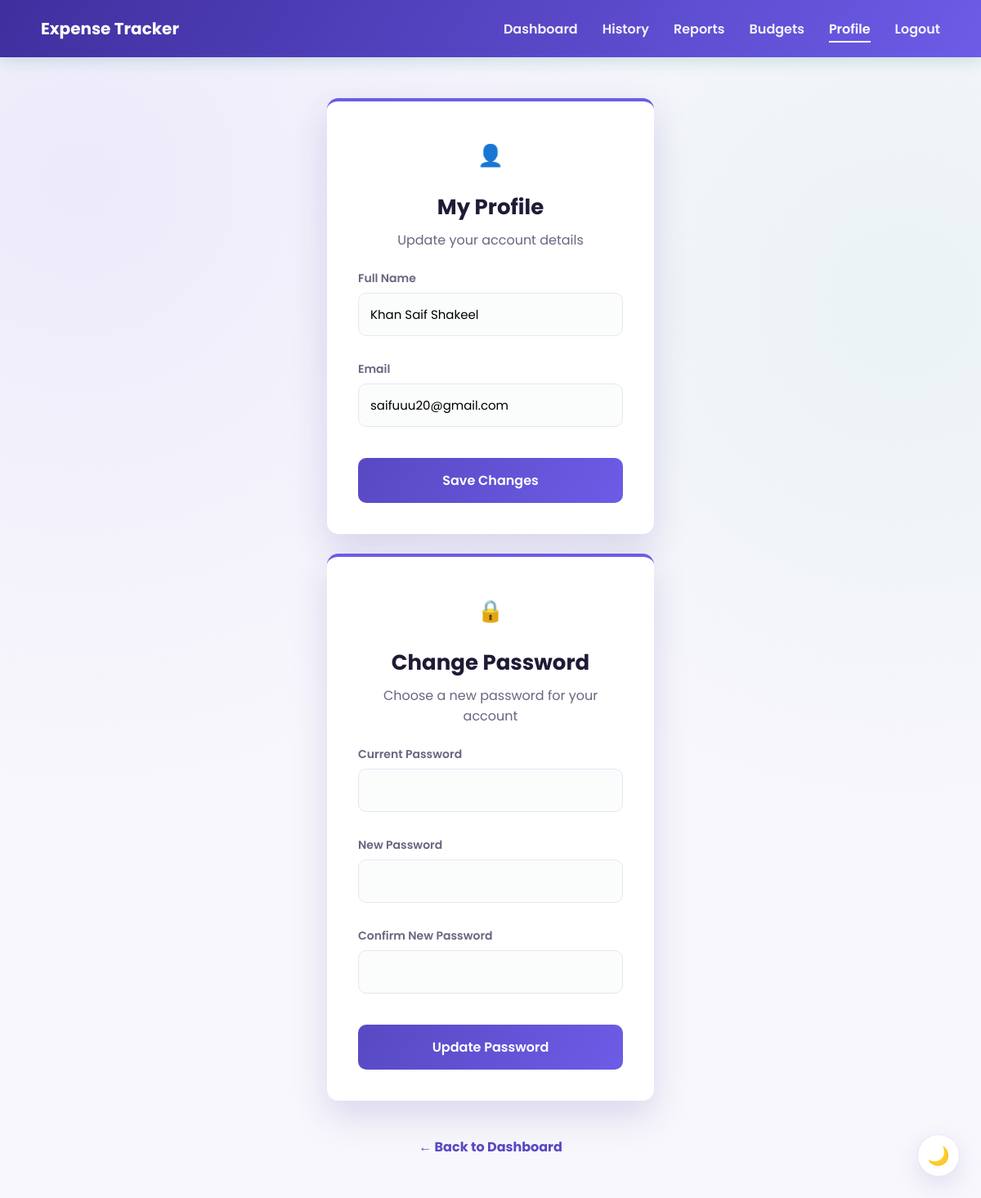
Page /profile (signed in) on the earlier database version.
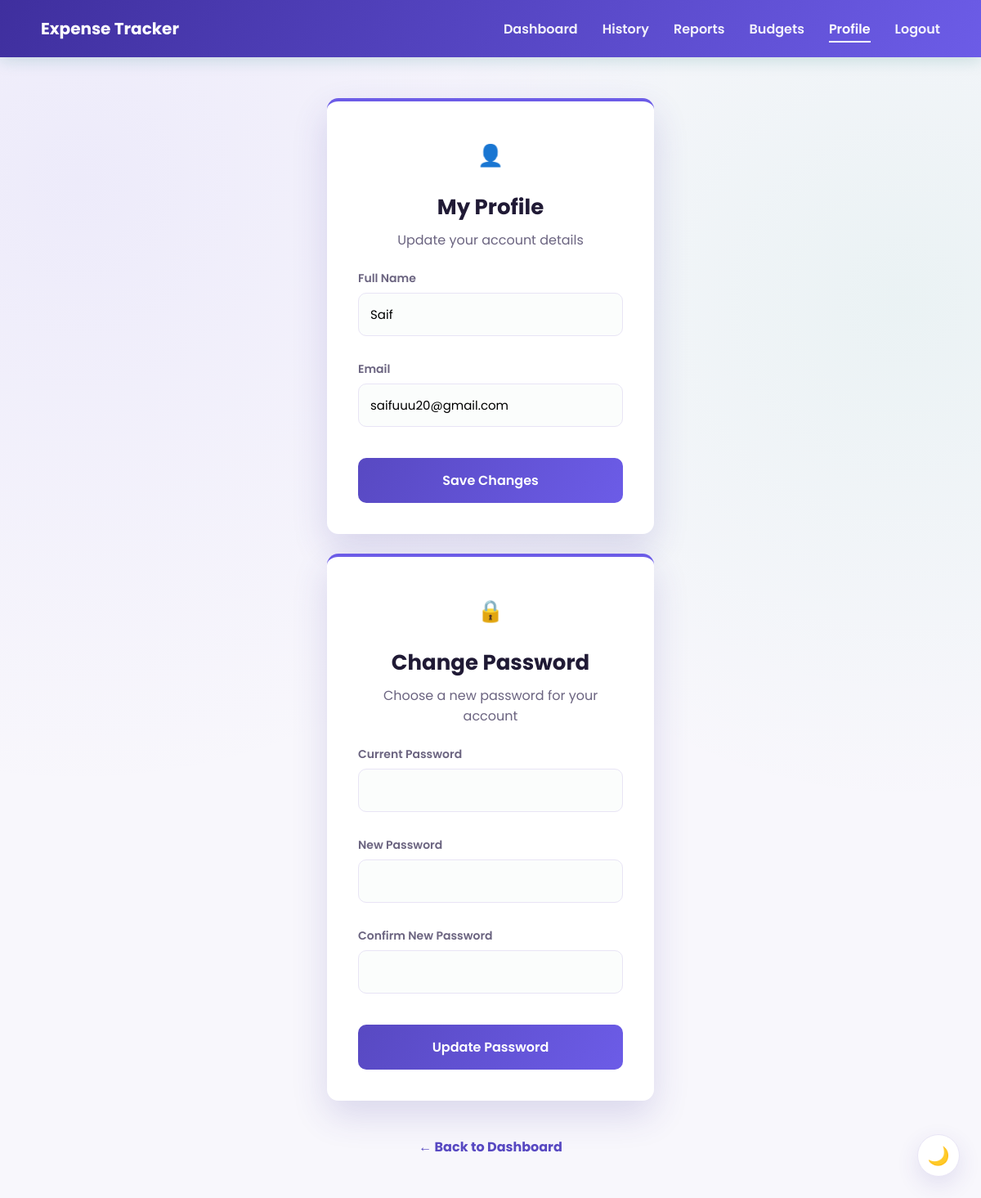
Same page on the later database version.
### tables this page shows
CREATE TABLE users (
            id INTEGER PRIMARY KEY AUTOINCREMENT,
            name TEXT NOT NULL,
            email TEXT UNIQUE NOT NULL,
            password TEXT NOT NULL
        );

### app.py (the view, shortened to what this page needs)
@app.route("/profile", methods=["GET", "POST"])
@login_required
def profile():
    user_id = session["user_id"]
    conn = get_db()
    user = conn.execute(
        "SELECT id, name, email FROM users WHERE id=?", (user_id,)
    ).fetchone()
    conn.close()
    return render_template("profile.html", user=user)

### app.py (called while the page is built)
def get_db():
    conn = sqlite3.connect(DB_NAME)
    conn.row_factory = sqlite3.Row
    return conn

def login_required(view_func):
    @wraps(view_func)
    def wrapped(*args, **kwargs):
        if "user_id" not in session:
            flash("Please log in to continue.")
            return redirect(url_for("login"))
        return view_func(*args, **kwargs)
    return wrapped

@app.context_processor
def inject_user():
    return {"current_user_name": session.get("user_name")}

### templates/profile.html (shortened to what this page needs)
<!DOCTYPE html>
<html lang="en">
<head>
    <link rel="stylesheet" href="{{ url_for('static', filename='css/style.css') }}">
</head>
<body>
<nav>
    <h2>Expense Tracker</h2>
    <ul>
        <li><a href="{{ url_for('dashboard') }}">Dashboard</a></li>
        <li><a href="{{ url_for('transaction_history') }}">History</a></li>
        <li><a href="{{ url_for('reports') }}">Reports</a></li>
        <li><a href="{{ url_for('budgets') }}">Budgets</a></li>
        <li><a href="{{ url_for('profile') }}" class="active">Profile</a></li>
        <li><a href="{{ url_for('logout') }}">Logout</a></li>
    </ul>
</nav>
<div class="form-page profile-page">
    <div class="expense-container">
        <div class="form-icon-header">👤</div>
        <h1>My Profile</h1>
        <p class="form-subtext">Update your account details</p>
        <form method="POST">
            <label>Full Name</label>
            <input type="text" name="name" value="{{ user['name'] }}" required>
            <label>Email</label>
            <input type="email" name="email" value="{{ user['email'] }}" required>
            <button type="submit" class="primary-btn">Save Changes</button>
        </form>
    </div>
    <div class="expense-container">
        <div class="form-icon-header">🔒</div>
        <h1>Change Password</h1>
        <p class="form-subtext">Choose a new password for your account</p>
        <form method="POST">
            <label>Current Password</label>
            <input type="password" name="current_password" required>
            <label>New Password</label>
            <input type="password" name="new_password" minlength="6" required>
            <label>Confirm New Password</label>
            <input type="password" name="confirm_password" minlength="6" required>
            <button type="submit" class="primary-btn">Update Password</button>
        </form>
    </div>
    <a href="/dashboard" class="back-btn" style="display:block; text-align:center;">← Back to Dashboard</a>
</div>
</body>
</html>

### static/css/style.css (style rules this page uses)
:root { --brand: #6C5CE7; --brand-dark: #5849C2; --brand-deep: #3F2F9E; --ink: #201A35; --muted: #6B6480; --bg: #F8F7FC; --card: #FFFFFF; --border: #E8E4F5; --income: #0EA472; --income-soft: #E3F7EF; --expense: #E0435F; --expense-soft: #FDEAEE; --radius: 14px; --shadow-sm: 0 4px 14px rgba(63, 47, 158, 0.07); --shadow-md: 0 10px 28px rgba(63, 47, 158, 0.12); --shadow-lg: 0 18px 44px rgba(63, 47, 158, 0.16); --font: 'Poppins', 'Segoe UI', Arial, sans-serif; }
* { margin:0; padding:0; box-sizing:border-box; font-family: var(--font); }
html { scroll-behavior: smooth; }
body { background: var(--bg); color: var(--ink); -webkit-font-smoothing: antialiased; animation: page-in 0.35s ease both; }
a { color: inherit; }
nav { min-height: 70px; background: linear-gradient(120deg, var(--brand-deep), var(--brand)); display: flex; align-items: center; justify-content: space-between; padding: 14px 50px; position: sticky; top: 0; z-index: 100; box-shadow: 0 4px 18px rgba(15, 118, 110, 0.18); }
nav h2 { color: white; font-size: 20px; font-weight: 700; }
nav ul { display: flex; align-items: center; gap: 30px; list-style: none; }
nav ul li a { text-decoration: none; color: white; font-weight: 600; opacity: 0.92; padding-bottom: 3px; border-bottom: 2px solid transparent; transition: opacity 0.2s ease, border-color 0.2s ease; }
nav ul li a:hover, nav ul li a.active { opacity: 1; border-color: white; }
.primary-btn, .secondary-btn { display:inline-block; text-decoration:none; padding:15px 35px; border-radius:10px; font-size:16px; font-weight:600; cursor:pointer; border: none; transition: transform 0.2s ease, box-shadow 0.2s ease, background 0.2s ease; }
.primary-btn { background: linear-gradient(120deg, var(--brand-dark), var(--brand)); color:white; }
.login-container, .expense-container { width:400px; max-width: 92vw; margin:56px auto; background: var(--card); padding:38px; border-radius: var(--radius); box-shadow: var(--shadow-lg); text-align:center; border-top: 4px solid var(--brand); animation: card-in 0.4s ease both; }
.login-container h2, .expense-container h1 { margin-bottom:8px; color: var(--ink); font-size: 26px; }
.login-container input, .expense-container input { width:100%; padding:14px; margin-bottom:16px; border:1.5px solid var(--border); border-radius:10px; font-size:15px; outline:none; transition: border-color 0.2s ease, box-shadow 0.2s ease; background: #fbfdfc; }
.login-container button, .expense-container button { width:100%; }
.expense-container label { display:block; font-weight:600; font-size: 14px; color: var(--muted); margin-top:14px; margin-bottom:7px; text-align: left; }
.expense-container button { margin-top:22px; }
.back-btn { display:inline-block; text-align:center; margin-top:20px; text-decoration:none; color: var(--brand-dark); font-weight:700; transition: color 0.2s ease; }
body { background: radial-gradient(circle at 8% 15%, rgba(108, 92, 231, 0.08), transparent 45%), radial-gradient(circle at 92% 25%, rgba(14, 164, 114, 0.06), transparent 40%), var(--bg); }
.form-page { display: flex; justify-content: center; padding: 50px 20px; }
.form-icon-header { width: 56px; height: 56px; border-radius: 16px; display: flex; align-items: center; justify-content: center; font-size: 26px; margin: 0 auto 16px; }
.form-subtext { color: var(--muted); margin-bottom: 24px; }
.profile-page { flex-direction: column; align-items: center; gap: 24px; }
.profile-page .expense-container { margin: 0; }

Differences in the rows shown:
changed users "saifuuu20@gmail.com": name "Khan Saif Shakeel" → "Saif"
